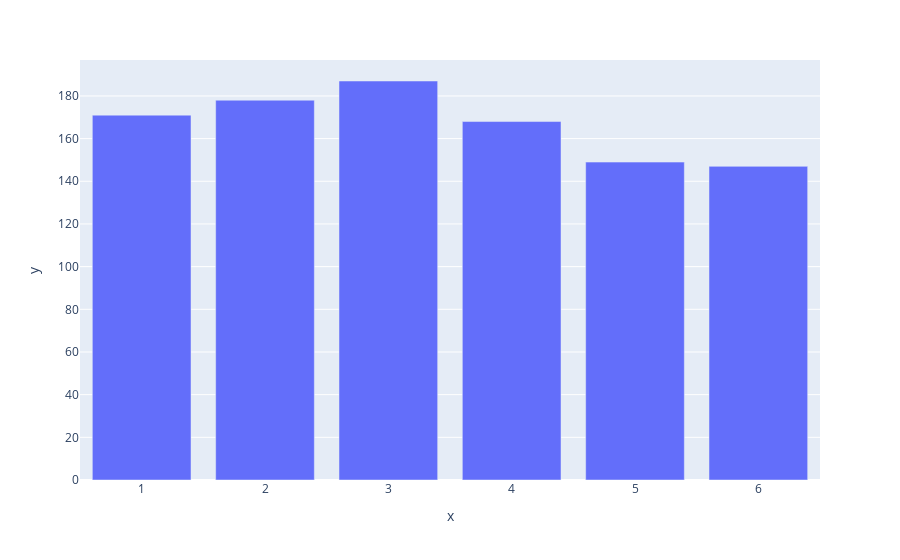

The notebook cell this image was saved under:
### Markdown cell above
__The full program:__

### Code cell
from random import randint
import plotly.express as px

class Die: #A class representing a single die.
    def __init__(self, num_sides=6): #Assume a six-sided die
        self.num_sides = num_sides
    
    def roll(self): #Return a random value between 1 and number of sides
        return randint(1, self.num_sides)

# Create a D6.
die = Die()

# Make some rolls, and store results in a list.

results = []
for n in range(1000):
    result = die.roll()
    results.append(result)

# Analyze the results.
frequencies = []
toss_results = range(1, die.num_sides+1)
for value in toss_results:
    frequency = results.count(value)
    frequencies.append(frequency)
print(frequencies)

# Visualize the results.
fig = px.bar(x=toss_results, y=frequencies)
fig.show()

### Figure 1 — Plotly figure (JSON) as saved in the notebook; plotly's stock layout.template omitted (floating-point values rounded to 4 significant figures)
{"data": [{"alignmentgroup": "True", "hovertemplate": "x=%{x}<br>y=%{y}<extra></extra>", "legendgroup": "", "marker": {"color": "#636efa", "pattern": {"shape": ""}}, "name": "", "offsetgroup": "", "orientation": "v", "showlegend": false, "textposition": "auto", "type": "bar", "x": [1, 2, 3, 4, 5, 6], "xaxis": "x", "y": [171, 178, 187, 168, 149, 147], "yaxis": "y"}], "layout": {"barmode": "relative", "legend": {"tracegroupgap": 0}, "margin": {"t": 60}, "xaxis": {"anchor": "y", "domain": [0, 1], "title": {"text": "x"}}, "yaxis": {"anchor": "x", "domain": [0, 1], "title": {"text": "y"}}}}
